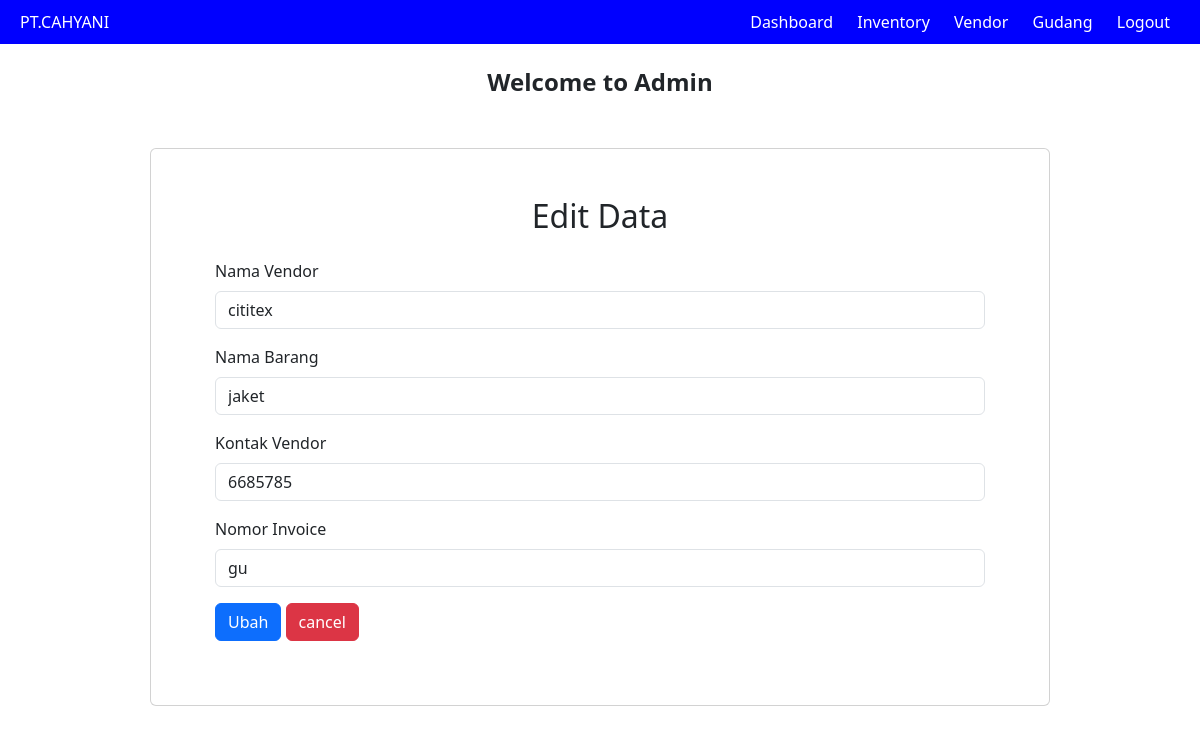
Screenshot of /views/editVendor.php?updateVen=4 (signed in) with the database file from the repository.
### tables this page shows
CREATE TABLE `vendor` (
  `id_vendor` int(11) NOT NULL,
  `nama_vendor` varchar(255) NOT NULL,
  `nama_barang` varchar(255) NOT NULL,
  `kontak_vendor` int(50) NOT NULL,
  `no_inv` varchar(255) NOT NULL
);

### include/function.php (called while the page is built, shortened)
<?php
include 'koneksi.php';
function getVendorByid($id_vendor) {
    global $conn;
    $query = "SELECT * FROM vendor WHERE id_vendor = ?";
    $stmt = $conn->prepare($query);
    $stmt->bind_param('i', $id_vendor);
    $stmt->execute();
    $result = $stmt->get_result();
    return $result->fetch_assoc();
}
?>

### views/editvendor.php (the view, shortened to what this page needs)
<?php
include '../include/function.php';
include '../part/header.php';
if(isset($_GET['updateVen'])) {
    $id_vendor = $_GET['updateVen'];
    $vendor = getVendorByid($id_vendor);
}
?>
<main class="card col-9 me-auto ms-auto d-block p-5 mt-5 mb-5">
    <h2 class="text-center ">Edit Data</h2>
    <form action="editVendor.php" method="post" class="p-3">
        <div class="mb-3">
            <label for="nama_vendor" class="form-label">Nama Vendor</label>
            <input type="text" name="nama_vendor" class="form-control" placeholder="Nama Vendor" value="<?= $vendor['nama_vendor']?>">
        </div>
        <div class="mb-3">
            <label for="nama_barang" class="form-label">Nama Barang</label>
            <input type="text" name="nama_barang" class="form-control" placeholder="Nama Barang" value="<?= $vendor['nama_barang']?>">
        </div>
        <div class="mb-3">
            <label for="kontak_vendor" class="form-label">Kontak Vendor</label>
            <input type="text" name="kontak_vendor" class="form-control" placeholder="Kontak Vendor" value="<?= $vendor['kontak_vendor']?>">
        </div>
        <div class="mb-3">
            <label for="no_inv" class="form-label">Nomor Invoice</label>
            <input type="text" name="no_inv" class="form-control" placeholder="Nomor Invoice" value="<?= $vendor['no_inv']?>">
        </div>
        <button type="submit" name="updateVen" class="btn btn-primary">Ubah</button>
        <a href="vendor.php" class="btn btn-danger text-white"> cancel</a>
    </form>
</main>
<?php include '../part/footer.php'?>

### rows the page displays
vendor: nama_vendor "cititex", nama_barang "jaket", kontak_vendor "6685785", no_inv "gu"
